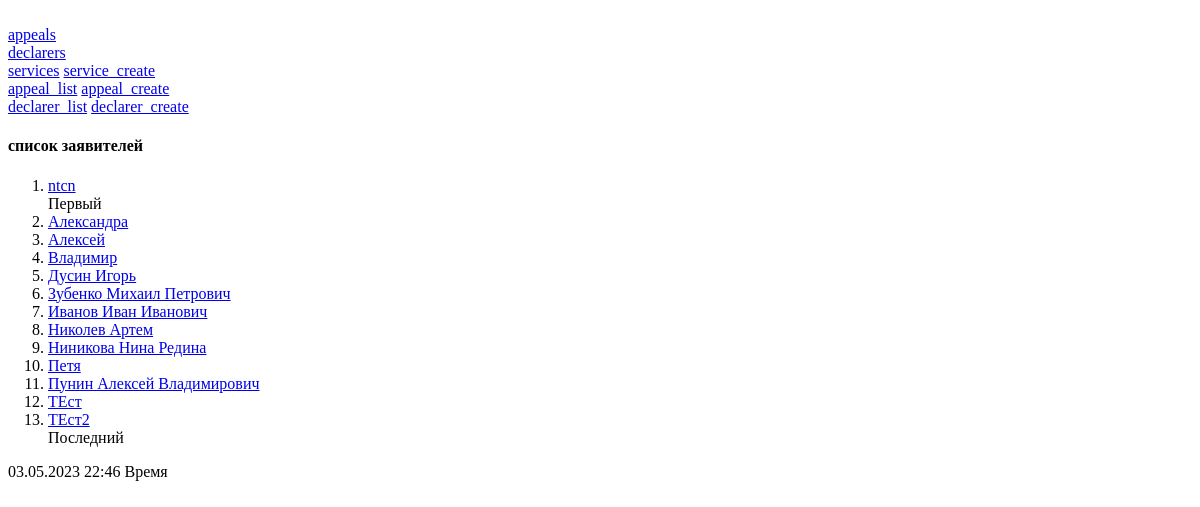
/declarer_list/, run on an earlier commit of the app's database.
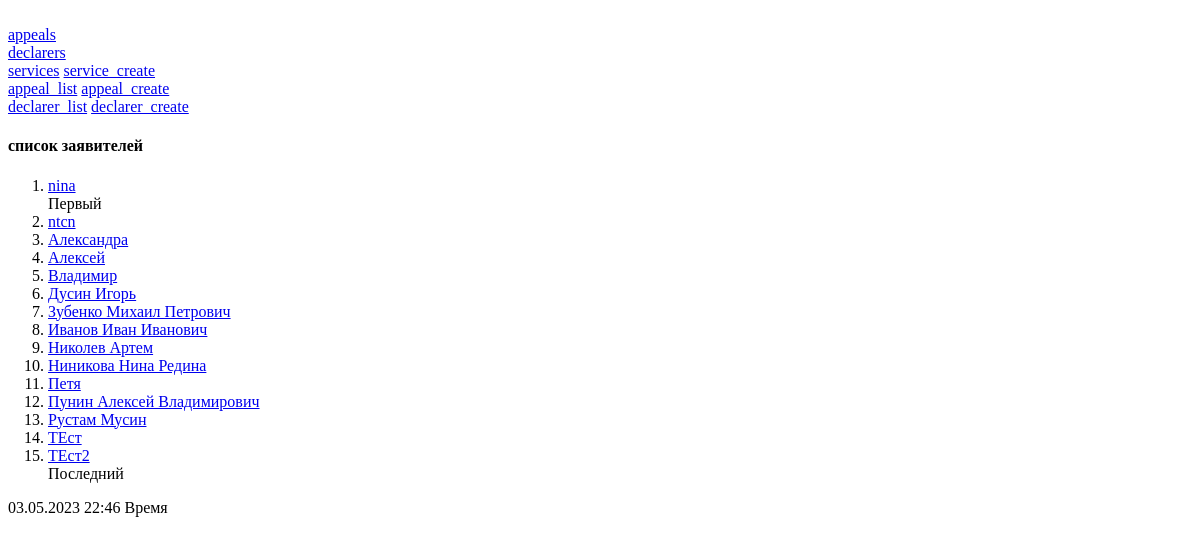
And on a later commit of the database.
### core/models.py (models this page shows)
class Declarer(models.Model):
    men = 'men'
    woman = 'women'
    gender_choices = [
        (men, 'Мужчина'),
        (woman, 'Женщина')
    ]
    name = models.CharField('ФИО', max_length=50)
    age = models.DateField('Дата рождения')
    gender = models.CharField('Ваш пол', max_length=7, choices=gender_choices)
    phone = models.IntegerField('Номер телефона', blank=True, null=True)
    photo = models.ImageField('Фото', blank=True)
    health_status = models.TextField(
        'Состояние здоровья',
        blank=True,
        default='Практичеки здоров',
        help_text='Аллергоgeанамнез, хронические заболевания и т.п.'
    )
    class Meta:
        ordering = ['name']
        verbose_name = 'Заявитель'
        verbose_name_plural = 'Список заявителей'
    def __str__(self):
        return self.name

### core/views.py (the view)
# urls.py: path('declarer_list/', core.views.declarer_list.as_view()),
class declarer_list(TemplateView):
    template_name = 'core/declarer_list.html'
    def get_context_data(self, **kwargs):
        c = super().get_context_data(**kwargs)
        c['title'] = 'Список заявителей'
        c['declarers'] = models.Declarer.objects.all()
        c['filter'] = filters.Declarer(self.request.GET, queryset=models.Declarer.objects.all())
        return c

### core/templates/core/declarer_list.html
{% extends 'core/base.html' %}
{% block content %}
    <h4>список заявителей</h4>
    <ol>
        {% for p in declarers %}
        {% if forloop.first %}
            <li><a href="/declarers/{{p.pk}}">{{p}}</a></li>Первый
        {% elif forloop.last %}
            <li><a href="/declarers/{{p.pk}}">{{p}}</a></li>Последний
        {% else %}
            <li><a href="/declarers/{{p.pk}}">{{p}}</a></li>
        {% endif %}
        {% endfor %}
    </ol>
{% include "core/footer.html" with year=y %}
{% endblock %}

What changed in the data, as far as the page shows it:
added Declarer: name "nina"
added Declarer: name "Рустам Мусин"
